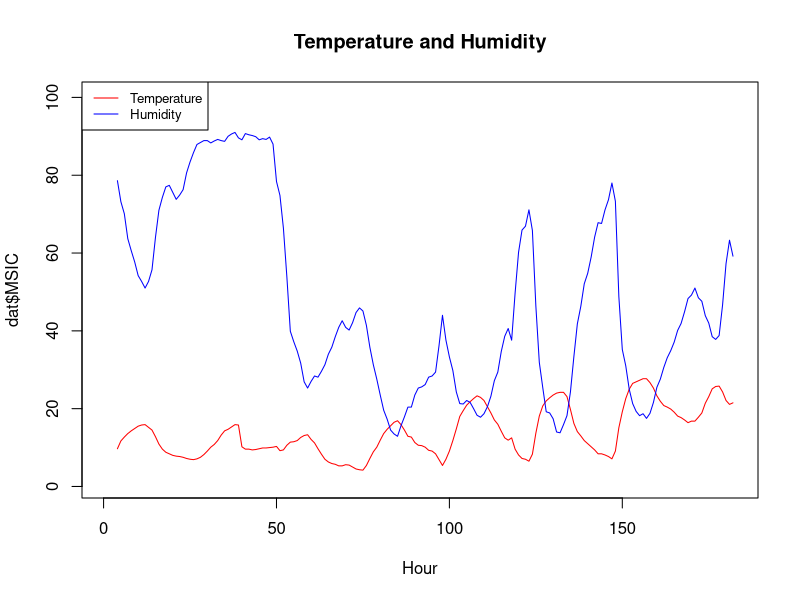
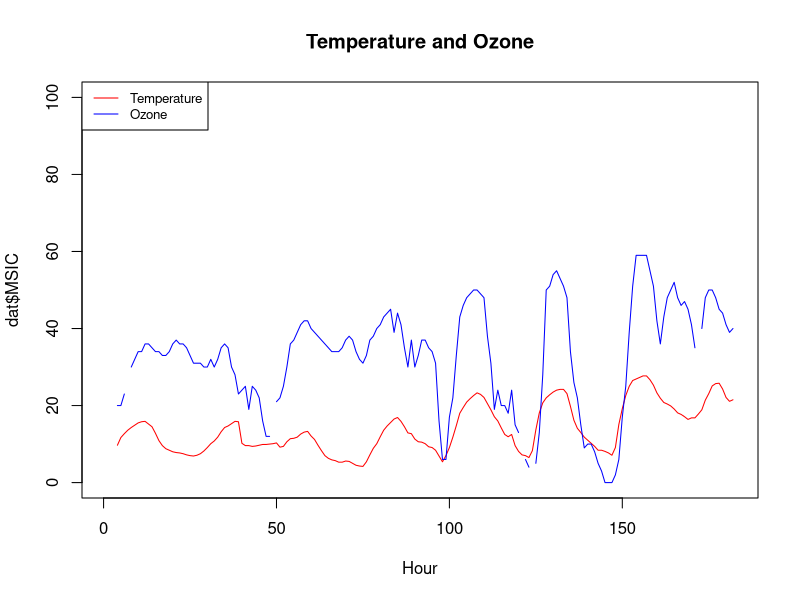
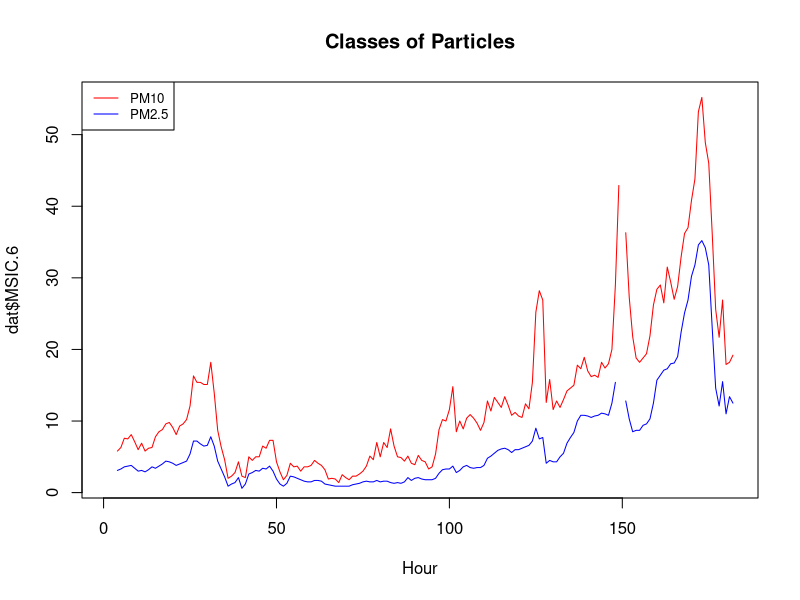

Write the R code that produced these figures, in order. (Note: this script raises an error after producing the figures.)
## ---- chunk 1
knitr::opts_chunk$set(echo = TRUE)
## ---- chunk 2
dat <- read.csv("DEQ Data.csv")

plot(dat$MSIC, pch = 19, lty = 1, type = "l", col = "red", xlab = "Hour", ylim = c(1,100), main = "Temperature and Humidity")
lines(dat$MSIC.2, pch = 19, lty = 1, type = "l", col = "blue")

legend("topleft", legend=c("Temperature", "Humidity"),
       col=c("red", "blue"), lty = 1, cex=0.8)

#lines(dat$MSIC)
## ---- chunk 3
plot(dat$MSIC, pch = 19, lty = 1, type = "l", col = "red", ylim = c(0, 100), main = "Temperature and Ozone", xlab = "Hour")
lines(dat$MSIC.4, pch = 19, lty = 1, type = "l", col = "blue")

legend("topleft", legend=c("Temperature", "Ozone"),
       col=c("red", "blue"), lty = 1, cex=0.8)
## ---- chunk 4
plot(dat$MSIC.6, pch = 19, lty = 1, type = "l", col = "red", main = "Classes of Particles", xlab = "Hour")
lines(dat$MSIC.8, pch = 19, lty = 1, type = "l", col = "blue")

legend("topleft", legend=c("PM10", "PM2.5"),
       col=c("red", "blue"), lty = 1, cex=0.8)
## ---- chunk 5
dt2 <- read.csv("CoLocationArd8Feb27.txt")

plot(dat$MSIC, dt2$Temperature..C.,pch = 19, lty = 1, type = "l", col = "red", main = "Classes of Particles", xlab = "Hour")
